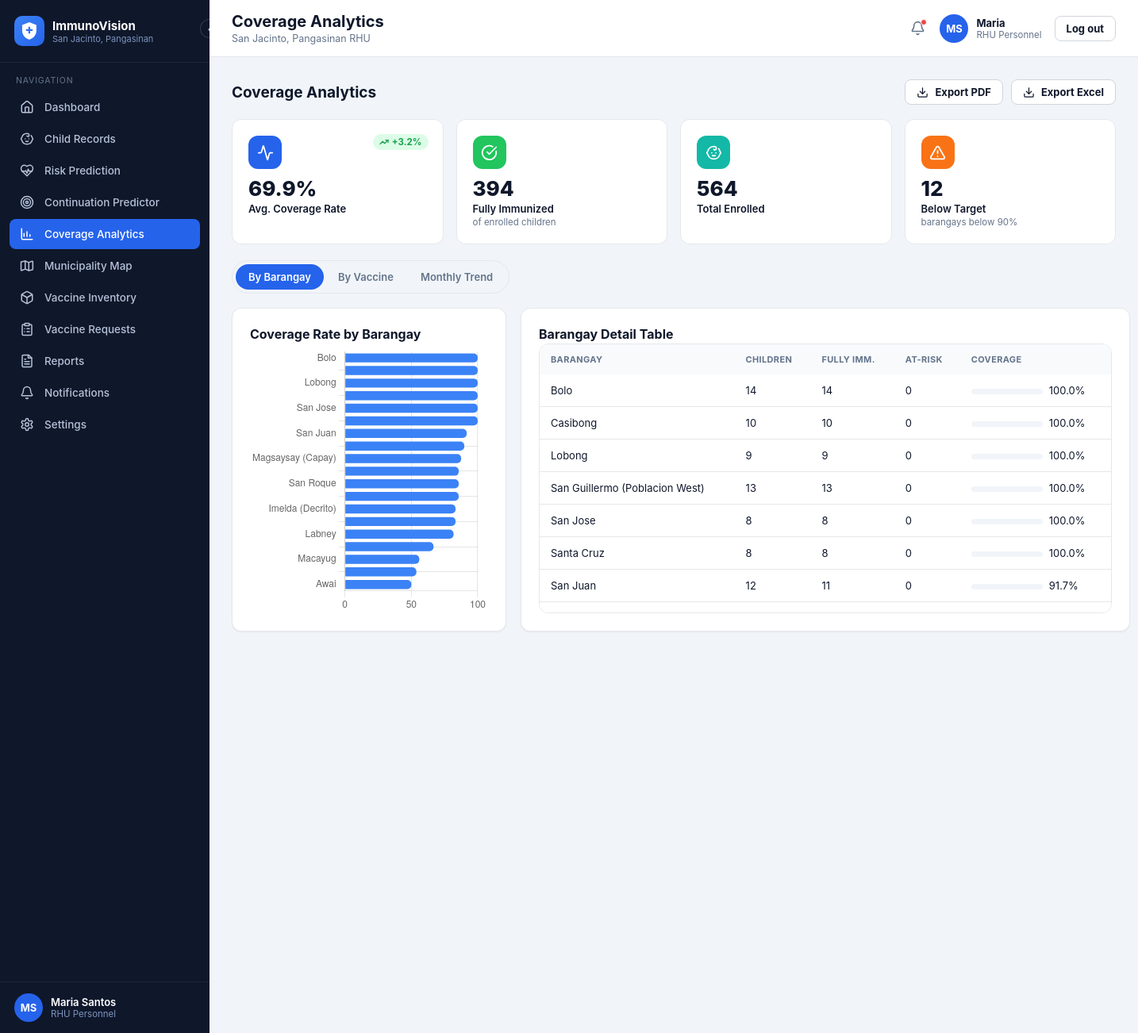
Page /rhu/coverage (signed in) on the committed database.
### models.py (models this page shows, shortened)
class User(UserMixin, db.Model):
    __tablename__ = "users"
    id = db.Column(db.Integer, primary_key=True)
    username = db.Column(db.String(64), unique=True, nullable=False)
    password_hash = db.Column(db.String(255), nullable=False)
    full_name = db.Column(db.String(150), nullable=False)
    role = db.Column(db.String(20), nullable=False)  # admin | rhu | bhw
    barangay_id = db.Column(db.Integer, db.ForeignKey("barangays.id"), nullable=True)
    is_active_flag = db.Column(db.Boolean, default=True, nullable=False)
    created_at = db.Column(db.DateTime, default=datetime.utcnow)
    last_login_at = db.Column(db.DateTime, nullable=True)
    @property
    def is_active(self):
        return self.is_active_flag
    @property
    def role_label(self):
        return {"admin": "System Administrator", "rhu": "RHU Personnel",
                "bhw": "Barangay Health Worker"}.get(self.role, self.role)

class Barangay(db.Model):
    __tablename__ = "barangays"
    id = db.Column(db.Integer, primary_key=True)
    name = db.Column(db.String(100), unique=True, nullable=False)
    children = db.relationship("Child", backref="barangay", lazy="dynamic")
    users = db.relationship("User", backref="barangay", lazy="dynamic")

### app.py (the view)
@rhu_bp.route("/coverage")
def coverage():
    by_barangay = coverage_by_barangay()
    return render_template("rhu_coverage.html", **_rhu_ctx(
        "coverage", page_title="Coverage Analytics", stats=dashboard_stats(), by_barangay=by_barangay,
        by_vaccine=coverage_by_vaccine(), trend=monthly_trend(),
        below_target=len([r for r in by_barangay if r["coverage"] < 90]),
    ))

### app.py (called while the page is built)
def create_app():
    app = Flask(__name__)
    app.config["SECRET_KEY"] = os.environ.get("SECRET_KEY", "dev-secret-key-change-in-production")
    app.config["SQLALCHEMY_DATABASE_URI"] = os.environ.get(
        "DATABASE_URL", f"sqlite:///{DB_PATH}"
    )
    app.config["SQLALCHEMY_TRACK_MODIFICATIONS"] = False
    os.makedirs(os.path.dirname(DB_PATH), exist_ok=True)
    db.init_app(app)
    login_manager.init_app(app)
    app.register_blueprint(auth_bp)
    app.register_blueprint(rhu_bp)
    app.register_blueprint(bhw_bp)
    app.register_blueprint(admin_bp)
    app.register_blueprint(api_bp)
    @login_manager.user_loader
    def load_user(user_id):
        return db.session.get(User, int(user_id))
    @app.context_processor
    def inject_globals():
        return {"today": date.today()}
    return app

def role_required(*roles):
    from functools import wraps
    def decorator(view_func):
        @wraps(view_func)
        def wrapped(*args, **kwargs):
            if not current_user.is_authenticated or current_user.role not in roles:
                abort(403)
            return view_func(*args, **kwargs)
        return wrapped
    return decorator

def build_nav(spec):
    return [{"key": k, "icon": i, "label": l, "url": url_for(e)} for k, i, l, e in spec]

def _children_query(barangay_id=None):
    q = Child.query
    return q.filter(Child.barangay_id == barangay_id) if barangay_id else q

def _cache(key, builder):
    if not has_request_context():
        return builder()
    store = getattr(g, "_iv_cache", None)
    if store is None:
        store = g._iv_cache = {}
    if key not in store:
        store[key] = builder()
    return store[key]

def _vaccine_types_by_id():
    return _cache("vaccine_types", lambda: {vt.id: vt for vt in VaccineType.query.all()})

def _records_by_child():
    def build():
        out = defaultdict(list)
        for record in VaccinationRecord.query.all():
            out[record.child_id].append(record)
        return out
    return _cache("records", build)

def _latest_risk_by_child():
    def build():
        out = {}
        for ra in RiskAssessment.query.order_by(
            RiskAssessment.computed_at.asc(), RiskAssessment.id.asc()
        ).all():
            out[ra.child_id] = ra  # later rows overwrite earlier -> newest wins
        return out
    return _cache("risk", build)

def _is_fully_immunized(child):
    due, missed = _due_and_missed(child)
    return True if due == 0 else ((due - missed) / due >= 0.9)

### templates/rhu_coverage.html (shortened to what this page needs)
{% extends "layout_app.html" %}
{% from "_icons.html" import icon %}
{% block content %}
<div class="page-head">
  <h2>Coverage Analytics</h2>
  <div class="flex-gap">
    <a class="btn btn-outline btn-sm" href="{{ url_for('rhu.reports', type='coverage') }}">{{ icon('download', 15) }} Export PDF</a>
    <a class="btn btn-outline btn-sm" href="{{ url_for('rhu.reports', type='coverage') }}">{{ icon('download', 15) }} Export Excel</a>
  </div>
</div>
<div class="stat-grid">
  <div class="stat-card"><span class="stat-trend up">{{ icon('trending-up', 12, 2.5) }} +3.2%</span><div class="stat-icon bg-blue">{{ icon('activity', 21) }}</div><div class="stat-value">{{ stats.coverage_rate }}%</div><div class="stat-label">Avg. Coverage Rate</div></div>
  <div class="stat-card"><div class="stat-icon bg-green">{{ icon('check-circle', 21) }}</div><div class="stat-value">{{ stats.fully_immunized }}</div><div class="stat-label">Fully Immunized</div><div class="stat-caption">of enrolled children</div></div>
  <div class="stat-card"><div class="stat-icon bg-teal">{{ icon('baby', 21) }}</div><div class="stat-value">{{ stats.total_children }}</div><div class="stat-label">Total Enrolled</div></div>
  <div class="stat-card"><div class="stat-icon bg-orange">{{ icon('alert-triangle', 21) }}</div><div class="stat-value">{{ below_target }}</div><div class="stat-label">Below Target</div><div class="stat-caption">barangays below 90%</div></div>
</div>
<div class="pill-tabs" data-tabgroup="covTabs">
  <button class="pill-tab active" data-tab="barangay">By Barangay</button>
  <button class="pill-tab" data-tab="vaccine">By Vaccine</button>
  <button class="pill-tab" data-tab="trend">Monthly Trend</button>
</div>
<div data-tabpanel="covTabs" data-tabvalue="barangay">
  <div class="grid-2">
    <div class="card card-pad">
      <div class="card-title">Coverage Rate by Barangay</div>
      <div class="chart-box tall"><canvas id="barangayChart"></canvas></div>
    </div>
    <div class="card card-pad">
      <div class="card-title">Barangay Detail Table</div>
      <div class="table-wrap" style="max-height:340px;overflow-y:auto;">
        <table class="data-table plain-head">
          <thead><tr><th>Barangay</th><th>Children</th><th>Fully Imm.</th><th>At-Risk</th><th>Coverage</th></tr></thead>
          <tbody>
          {% for r in by_barangay %}
          <tr><td>{{ r.barangay }}</td><td>{{ r.children }}</td><td>{{ r.fully_immunized }}</td><td>{{ r.at_risk }}</td>
          <td><span class="progress-track"><span class="progress-fill {{ 'green' if r.coverage>=90 else 'amber' if r.coverage>=75 else 'red' }}" style="width:{{ r.coverage }}%"></span></span>{{ r.coverage }}%</td></tr>
          {% endfor %}
          </tbody>
        </table>
      </div>
    </div>
  </div>
</div>
{% endblock %}
{% block extra_js %}
<script>Chart.defaults.maintainAspectRatio = false; Chart.defaults.responsive = true;</script>
<script>
new Chart(document.getElementById('barangayChart'), {
  type: 'bar',
  data: { labels: [{% for r in by_barangay %}{{ r.barangay|tojson }},{% endfor %}],
    datasets: [{ data: [{% for r in by_barangay %}{{ r.coverage }},{% endfor %}], backgroundColor: '#3b82f6', borderRadius: 5 }] },
  options: { indexAxis: 'y', plugins: { legend: { display: false } }, scales: { x: { max: 100 } } }
});
new Chart(document.getElementById('vaccineChart'), {
  type: 'bar',
  data: { labels: [{% for r in by_vaccine %}{{ r.vaccine|tojson }},{% endfor %}],
    datasets: [{ data: [{% for r in by_vaccine %}{{ r.pct }},{% endfor %}], backgroundColor: '#14b8a6', borderRadius: 5 }] },
  options: { plugins: { legend: { display: false } }, scales: { y: { max: 100 } } }
});
new Chart(document.getElementById('trendChart'), {
  type: 'line',
  data: { labels: [{% for m, v in trend %}{{ m|tojson }},{% endfor %}],
    datasets: [
      { label: 'Coverage %', data: [{% for m, v in trend %}{{ v }},{% endfor %}], borderColor: '#0d9488', backgroundColor: 'rgba(13,148,136,0.1)', fill: true, tension: 0.35, pointRadius: 4 },
      { label: '95% Target', data: [{% for m, v in trend %}95,{% endfor %}], borderColor: '#94a3b8', borderDash: [6,6], pointRadius: 0 }
    ] },
  options: { scales: { y: { min: 50, max: 100 } } }
});
</script>
{% endblock %}

### templates/layout_app.html (shortened to what this page needs)
{% extends "base.html" %}
{% from "_brand.html" import brand_mark %}
{% from "_icons.html" import icon %}
{% block body %}
<div class="app-shell">
  <aside class="sidebar" id="sidebar">
    <div class="sidebar-header">
      {{ brand_mark(38, 10) }}
      <div class="brand-text">
        <div class="t1">ImmunoVision</div>
        <div class="t2">San Jacinto, Pangasinan</div>
      </div>
      <button class="sidebar-toggle" id="sidebarToggle" type="button" title="Collapse sidebar">‹</button>
    </div>
    <div class="sidebar-section-label">Navigation</div>
    <nav class="sidebar-nav">
      {% for item in nav_items %}
      <a class="nav-item {% if item.key == active %}active{% endif %}" href="{{ item.url }}">
        <span class="icon">{{ icon(item.icon, 18) }}</span>
        <span class="label">{{ item.label }}</span>
      </a>
      {% endfor %}
    </nav>
    <div class="sidebar-footer">
      <div class="avatar-chip">{{ current_user.full_name.split(' ')|map('first')|join('') }}</div>
      <div class="who">
        <div class="name">{{ current_user.full_name }}</div>
        <div class="role">{{ current_user.role_label }}</div>
      </div>
    </div>
  </aside>
  <div class="main-col">
    <header class="topbar">
      <div>
        <h1>{% block page_title %}{{ page_title|default('') }}{% endblock %}</h1>
        <div class="subtitle">{% block page_subtitle %}{{ page_subtitle|default('San Jacinto, Pangasinan RHU') }}{% endblock %}</div>
      </div>
      <div class="topbar-right">
        <a href="{{ notif_url|default('#') }}" class="bell-btn" title="Notifications">{{ icon('bell', 19) }}{% if unread_count and unread_count > 0 %}<span class="bell-dot"></span>{% endif %}</a>
        <div class="account-chip">
          <div class="avatar-chip">{{ current_user.full_name.split(' ')|map('first')|join('') }}</div>
          <div class="who">
            <div class="name">{{ current_user.full_name.split(' ')[0] }}</div>
            <div class="role">{{ current_user.role_label }}</div>
          </div>
          <a href="{{ url_for('auth.logout') }}" class="btn btn-outline btn-sm" style="margin-left:6px;">Log out</a>
        </div>
      </div>
    </header>
    <main class="content">
      {% block content %}{% endblock %}
    </main>
  </div>
</div>
{% endblock %}

### templates/_icons.html (shortened to what this page needs)
{% macro icon(name, size=20, stroke=2) -%}
<svg class="ic-svg" width="{{ size }}" height="{{ size }}" viewBox="0 0 24 24" fill="none"
     stroke="currentColor" stroke-width="{{ stroke }}" stroke-linecap="round" stroke-linejoin="round"
     xmlns="http://www.w3.org/2000/svg" aria-hidden="true" focusable="false">{{ ICONS.get(name, '')|safe }}</svg>
{%- endmacro %}

### templates/base.html (shortened to what this page needs)
<!DOCTYPE html>
<html lang="en">
<head>
<link rel="stylesheet" href="{{ url_for('static', filename='css/style.css') }}">
</head>
<body data-role="{{ role|default('') }}">
{% block body %}{% endblock %}
{% block extra_js %}{% endblock %}
</body>
</html>

### templates/_brand.html (shortened to what this page needs)
{% macro brand_mark(size=44, radius=12) %}
<span class="brand-mark" style="--mark-size:{{ size }}px;--mark-radius:{{ radius }}px;" aria-hidden="true">
</span>
{% endmacro %}

### rows in the picture
User: full_name "Maria Santos", role_label "RHU Personnel", full_name "Maria"
Barangay: barangay "Bolo", children "14", fully_immunized "14", at_risk "0", coverage "100.0"
Barangay: barangay "Casibong", children "10", fully_immunized "10", at_risk "0", coverage "100.0"
Barangay: barangay "Lobong", children "9", fully_immunized "9", at_risk "0", coverage "100.0"
Barangay: barangay "San Guillermo (Poblacion West)", children "13", fully_immunized "13", at_risk "0", coverage "100.0"
Barangay: barangay "San Jose", children "8", fully_immunized "8", at_risk "0", coverage "100.0"
Barangay: barangay "Santa Cruz", children "8", fully_immunized "8", at_risk "0", coverage "100.0"
Barangay: barangay "San Juan", children "12", fully_immunized "11", at_risk "0", coverage "91.7"

### other values in the picture
{{ item.label }} "Dashboard" "Child Records" "Risk Prediction" "Continuation Predictor" "Coverage Analytics" "Municipality Map" "Vaccine Inventory" "Vaccine Requests" "Reports" "Notifications" "Settings"
{{ current_user.full_name.split(' ')|map('first')|join('') }} "MS"
{{ page_title|default('') }} "Coverage Analytics"
{{ page_subtitle|default('San Jacinto, Pangasinan RHU') }} "San Jacinto, Pangasinan RHU"
{{ stats.coverage_rate }} "69.9"
{{ stats.fully_immunized }} "394"
{{ stats.total_children }} "564"
{{ below_target }} "12"
chart data {{ r.coverage }} 100.0, 100.0, 100.0, 100.0, 100.0, 100.0, 91.7, 89.9, 87.5, 85.7, 85.7, 85.7, 83.3, 83.3, 81.8, 66.7, 56.0, 53.8, 50.0
